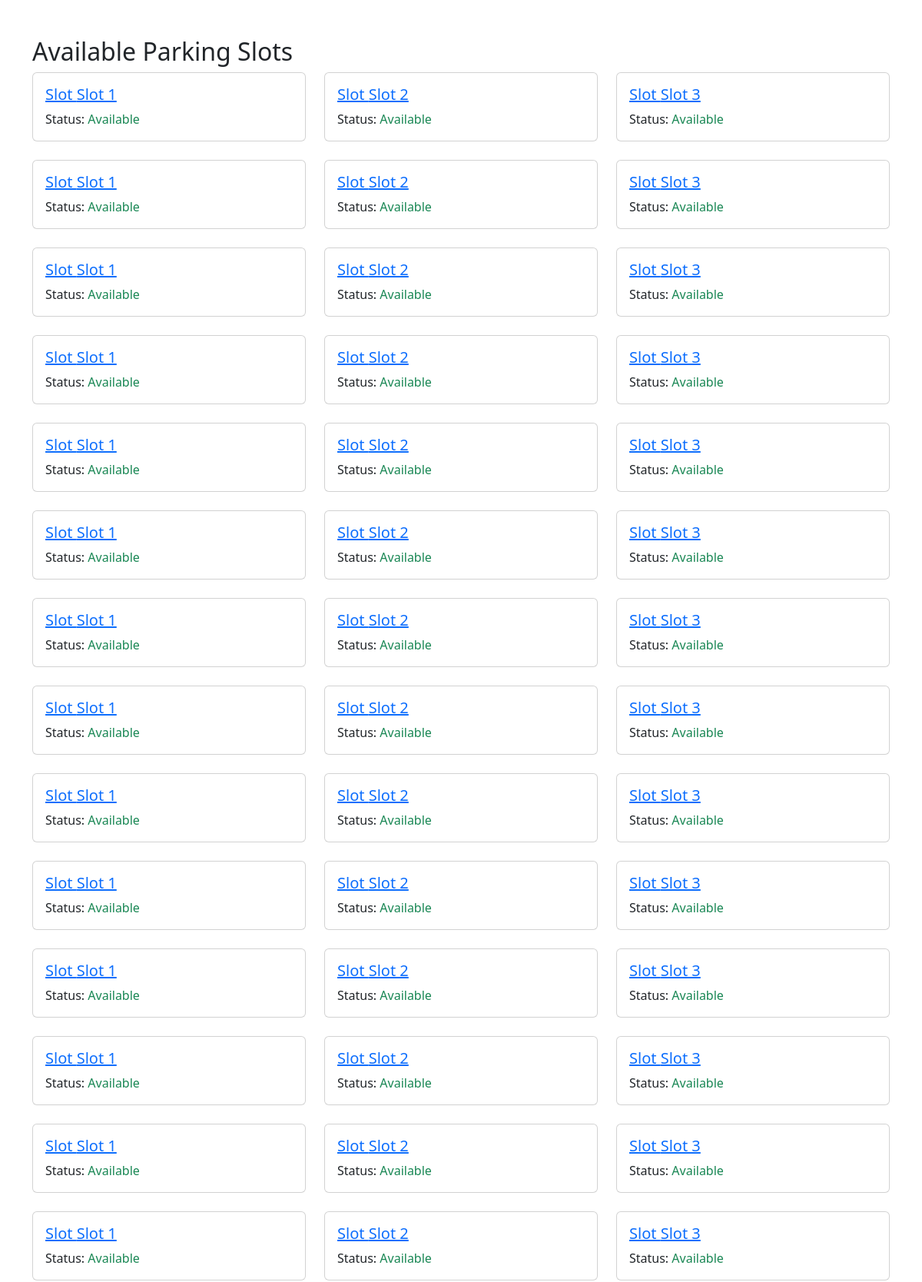
The app's page /parking/slots/ (upper part) with its own data.
### parking/models.py (models this page shows, shortened)
class ParkingSlot(models.Model):
    sub_area = models.ForeignKey(SubArea, on_delete=models.CASCADE, related_name='parkingslots')
    slot_number = models.CharField(max_length=20)
    slot_type = models.CharField(max_length=20, choices=[('covered', 'Covered'), ('open', 'Open')], default='open')
    is_available = models.BooleanField(default=True)
    class Meta:
        unique_together = ('sub_area', 'slot_number')

### parking/views.py (the view)
# urls.py: path('slots/', views.slots, name='slots'),
def slots(request):
    parking_slots = ParkingSlot.objects.all()
    return render(request, 'parking/slots.html', {'parking_slots': parking_slots})

### templates/parking/slots.html (shortened to what this page needs)
<!DOCTYPE html>
<html lang="en">
<head>
    {% load static %}
    <link rel="stylesheet" href="{% static 'css/styles.css' %}">
    <link href="https://cdn.jsdelivr.net/npm/bootstrap@5.3.0-alpha1/dist/css/bootstrap.min.css" rel="stylesheet">
</head>
<body>
    <div class="container mt-5">
        <h2>Available Parking Slots</h2>
        <div class="row">
            {% for slot in parking_slots %}
            <div class="col-md-4 mb-4">
                <div class="card">
                    <div class="card-body">
                        <h5 class="card-title">
                            <a href="{% url 'parking:book_slot' slot.id %}">Slot {{ slot.slot_number }}</a>
                        </h5>
                        <p class="card-text">
                            Status:
                            {% if slot.is_available %}
                                <span class="text-success">Available</span>
                            {% else %}
                                <span class="text-danger">Booked</span>
                            {% endif %}
                        </p>
                    </div>
                </div>
            </div>
            {% endfor %}
        </div>
    </div>
</body>
</html>

### records on screen
ParkingSlot: slot_number "Slot 1", is_available "Available"
ParkingSlot: slot_number "Slot 2", is_available "Available"
ParkingSlot: slot_number "Slot 3", is_available "Available"
ParkingSlot: slot_number "Slot 1", is_available "Available"
ParkingSlot: slot_number "Slot 2", is_available "Available"
ParkingSlot: slot_number "Slot 3", is_available "Available"
ParkingSlot: slot_number "Slot 1", is_available "Available"
ParkingSlot: slot_number "Slot 2", is_available "Available"
ParkingSlot: slot_number "Slot 3", is_available "Available"
ParkingSlot: slot_number "Slot 1", is_available "Available"
ParkingSlot: slot_number "Slot 2", is_available "Available"
ParkingSlot: slot_number "Slot 3", is_available "Available"
ParkingSlot: slot_number "Slot 1", is_available "Available"
ParkingSlot: slot_number "Slot 2", is_available "Available"
ParkingSlot: slot_number "Slot 3", is_available "Available"
ParkingSlot: slot_number "Slot 1", is_available "Available"
ParkingSlot: slot_number "Slot 2", is_available "Available"
ParkingSlot: slot_number "Slot 3", is_available "Available"
ParkingSlot: slot_number "Slot 1", is_available "Available"
ParkingSlot: slot_number "Slot 2", is_available "Available"
ParkingSlot: slot_number "Slot 3", is_available "Available"
ParkingSlot: slot_number "Slot 1", is_available "Available"
ParkingSlot: slot_number "Slot 2", is_available "Available"
ParkingSlot: slot_number "Slot 3", is_available "Available"
ParkingSlot: slot_number "Slot 1", is_available "Available"
ParkingSlot: slot_number "Slot 2", is_available "Available"
ParkingSlot: slot_number "Slot 3", is_available "Available"
ParkingSlot: slot_number "Slot 1", is_available "Available"
ParkingSlot: slot_number "Slot 2", is_available "Available"
ParkingSlot: slot_number "Slot 3", is_available "Available"
ParkingSlot: slot_number "Slot 1", is_available "Available"
ParkingSlot: slot_number "Slot 2", is_available "Available"
ParkingSlot: slot_number "Slot 3", is_available "Available"
ParkingSlot: slot_number "Slot 1", is_available "Available"
ParkingSlot: slot_number "Slot 2", is_available "Available"
ParkingSlot: slot_number "Slot 3", is_available "Available"
ParkingSlot: slot_number "Slot 1", is_available "Available"
ParkingSlot: slot_number "Slot 2", is_available "Available"
ParkingSlot: slot_number "Slot 3", is_available "Available"
ParkingSlot: slot_number "Slot 1", is_available "Available"
ParkingSlot: slot_number "Slot 2", is_available "Available"
ParkingSlot: slot_number "Slot 3", is_available "Available"
